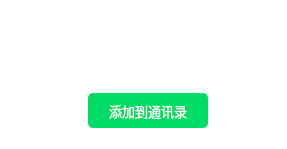
<?xml version="1.0" encoding="UTF-8"?>
<ui version="4.0">
 <class>UserInfoDialog</class>
 <widget class="QDialog" name="UserInfoDialog">
  <property name="geometry">
   <rect>
    <x>0</x>
    <y>0</y>
    <width>287</width>
    <height>149</height>
   </rect>
  </property>
  <property name="windowTitle">
   <string>Dialog</string>
  </property>
  <property name="styleSheet">
   <string notr="true">background-color: rgb(255, 255, 255);
border-radius:10px;</string>
  </property>
  <layout class="QVBoxLayout" name="verticalLayout">
   <property name="spacing">
    <number>5</number>
   </property>
   <property name="leftMargin">
    <number>15</number>
   </property>
   <property name="topMargin">
    <number>5</number>
   </property>
   <property name="rightMargin">
    <number>5</number>
   </property>
   <property name="bottomMargin">
    <number>5</number>
   </property>
   <item>
    <widget class="QWidget" name="widget" native="true">
     <layout class="QHBoxLayout" name="horizontalLayout">
      <property name="spacing">
       <number>10</number>
      </property>
      <property name="leftMargin">
       <number>0</number>
      </property>
      <property name="topMargin">
       <number>0</number>
      </property>
      <property name="rightMargin">
       <number>0</number>
      </property>
      <property name="bottomMargin">
       <number>0</number>
      </property>
      <item>
       <widget class="QLabel" name="head">
        <property name="minimumSize">
         <size>
          <width>50</width>
          <height>50</height>
         </size>
        </property>
        <property name="maximumSize">
         <size>
          <width>50</width>
          <height>50</height>
         </size>
        </property>
        <property name="styleSheet">
         <string notr="true">border-radius:5px;</string>
        </property>
        <property name="text">
         <string/>
        </property>
       </widget>
      </item>
      <item>
       <widget class="QLabel" name="nikc">
        <property name="font">
         <font>
          <pointsize>10</pointsize>
         </font>
        </property>
        <property name="text">
         <string/>
        </property>
       </widget>
      </item>
      <item>
       <spacer name="horizontalSpacer">
        <property name="orientation">
         <enum>Qt::Orientation::Horizontal</enum>
        </property>
        <property name="sizeHint" stdset="0">
         <size>
          <width>40</width>
          <height>20</height>
         </size>
        </property>
       </spacer>
      </item>
      <item>
       <widget class="QLabel" name="exit">
        <property name="minimumSize">
         <size>
          <width>15</width>
          <height>15</height>
         </size>
        </property>
        <property name="maximumSize">
         <size>
          <width>15</width>
          <height>15</height>
         </size>
        </property>
        <property name="styleSheet">
         <string notr="true">border-image: url(:/images/cha_black.png);</string>
        </property>
        <property name="text">
         <string/>
        </property>
        <property name="scaledContents">
         <bool>true</bool>
        </property>
       </widget>
      </item>
     </layout>
    </widget>
   </item>
   <item>
    <widget class="QWidget" name="widget_2" native="true">
     <layout class="QHBoxLayout" name="horizontalLayout_2">
      <property name="spacing">
       <number>0</number>
      </property>
      <property name="leftMargin">
       <number>0</number>
      </property>
      <property name="topMargin">
       <number>0</number>
      </property>
      <property name="rightMargin">
       <number>0</number>
      </property>
      <property name="bottomMargin">
       <number>0</number>
      </property>
      <item>
       <widget class="QPushButton" name="pushButton">
        <property name="maximumSize">
         <size>
          <width>120</width>
          <height>35</height>
         </size>
        </property>
        <property name="font">
         <font>
          <pointsize>10</pointsize>
         </font>
        </property>
        <property name="styleSheet">
         <string notr="true">background-color: rgb(0, 220, 101);
color:rgb(255,255,255);
border:none;
border-radius:5px;</string>
        </property>
        <property name="text">
         <string>添加到通讯录</string>
        </property>
       </widget>
      </item>
     </layout>
    </widget>
   </item>
  </layout>
 </widget>
 <resources/>
 <connections/>
</ui>
